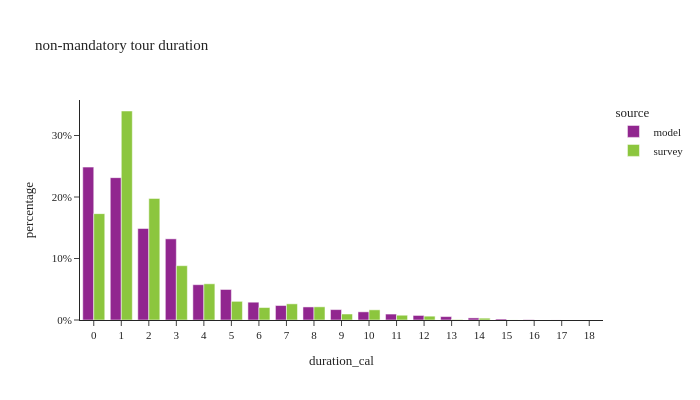

Notebook code for this chart:
### Markdown cell above
## non-mantatory tour duration

### Code cell
non_m_tour_data['duration_cal'] = non_m_tour_data['end'] - non_m_tour_data['start']

df_plot = non_m_tour_data.groupby(['source','duration_cal'])[['tour_weight']].sum().reset_index()
df_plot['percentage'] = df_plot.groupby(['source'], group_keys=False)['tour_weight']. \
    apply(lambda x: x / float(x.sum()))

fig = px.bar(df_plot, x="duration_cal", y="percentage", color="source",barmode="group",
             title="non-mandatory tour duration")
fig.for_each_annotation(lambda a: a.update(text = a.text.split("=")[-1]))
fig.update_layout(height=400, width=700, yaxis=dict(tickformat=".0%"), xaxis=dict(dtick="1"))
fig.show()

### Figure 1 — Plotly figure (JSON) as saved in the notebook; plotly's stock layout.template omitted (floating-point values rounded to 4 significant figures)
{"data": [{"alignmentgroup": "True", "hovertemplate": "source=model<br>duration_cal=%{x}<br>percentage=%{y}<extra></extra>", "legendgroup": "model", "marker": {"color": "#91268F", "pattern": {"shape": ""}}, "name": "model", "offsetgroup": "model", "orientation": "v", "showlegend": true, "textposition": "auto", "type": "bar", "x": [0.0, 1.0, 2.0, 3.0, 4.0, 5.0, 6.0, 7.0, 8.0, 9.0, 10.0, 11.0, 12.0, 13.0, 14.0, 15.0, 16.0, 17.0, 18.0], "xaxis": "x", "y": [0.2486, 0.2315, 0.1488, 0.132, 0.0574, 0.04963, 0.02894, 0.02355, 0.02123, 0.01691, 0.01328, 0.009659, 0.00739, 0.005539, 0.003396, 0.001681, 0.0005143, 6.211e-05, 1.816e-06], "yaxis": "y"}, {"alignmentgroup": "True", "hovertemplate": "source=survey<br>duration_cal=%{x}<br>percentage=%{y}<extra></extra>", "legendgroup": "survey", "marker": {"color": "#8CC63E", "pattern": {"shape": ""}}, "name": "survey", "offsetgroup": "survey", "orientation": "v", "showlegend": true, "textposition": "auto", "type": "bar", "x": [0.0, 1.0, 2.0, 3.0, 4.0, 5.0, 6.0, 7.0, 8.0, 9.0, 10.0, 11.0, 12.0, 13.0, 14.0, 15.0], "xaxis": "x", "y": [0.1729, 0.3398, 0.1977, 0.0883, 0.05886, 0.03034, 0.02025, 0.02628, 0.02142, 0.009726, 0.01653, 0.007749, 0.006223, 0.0007663, 0.002985, 0.0001025], "yaxis": "y"}], "layout": {"barmode": "group", "height": 400, "legend": {"title": {"text": "source"}, "tracegroupgap": 0}, "title": {"text": "non-mandatory tour duration"}, "width": 700, "xaxis": {"anchor": "y", "domain": [0.0, 1.0], "dtick": "1", "title": {"text": "duration_cal"}}, "yaxis": {"anchor": "x", "domain": [0.0, 1.0], "tickformat": ".0%", "title": {"text": "percentage"}}}}
